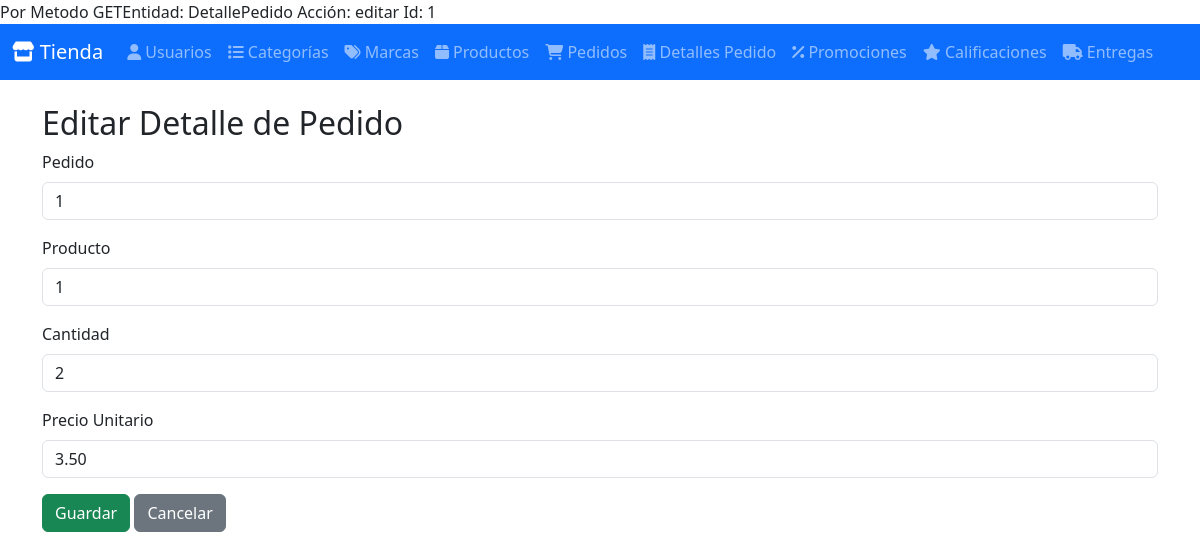
Page /index.php?entity=DetallePedido&action=editar&id=1 on the committed database.
### tables this page shows
CREATE TABLE detalles_pedido (
    id INT AUTO_INCREMENT PRIMARY KEY,
    id_pedido INT,
    id_producto INT,
    cantidad INT NOT NULL,
    precio_unitario DECIMAL(10,2) NOT NULL,
    FOREIGN KEY (id_pedido) REFERENCES pedidos(id) ON DELETE CASCADE,
    FOREIGN KEY (id_producto) REFERENCES productos(id) ON DELETE CASCADE
);

### Model/ClassDetallePedido.php (called while the page is built, shortened)
<?php
require_once BASE_PATH . DIRECTORY_SEPARATOR . 'Config' . DIRECTORY_SEPARATOR . 'ClassDatabase.php';
class ClassDetallePedido {
    private $conn;
    public function __construct() {
        $db = new ClassDatabase();
        $this->conn = $db->getConnection();
    }
    public function getDetallePedidoById($id) {
        $query = "SELECT * FROM detalles_pedido WHERE id = :id";
        $stmt = $this->conn->prepare($query);
        $stmt->bindParam(':id', $id);
        $stmt->execute();
        return $stmt->fetch(PDO::FETCH_ASSOC);
    }
}
?>

### Config/ClassDatabase.php (called while the page is built, shortened)
<?php
class ClassDatabase {
    private $host = 'localhost';
    private $db_name = 'bd_tienda_dulces';
    private $username = 'root';
    private $password = 'password';
    public function getConnection() {
        $this->conn = null;
        try {
            $this->conn = new PDO("mysql:host={$this->host};dbname={$this->db_name}", $this->username, $this->password);
            $this->conn->setAttribute(PDO::ATTR_ERRMODE, PDO::ERRMODE_EXCEPTION);
        } catch (PDOException $e) {
            echo "Error de conexión: " . $e->getMessage();
        }
        return $this->conn;
    }
}
?>

### Controller/ClassDetallePedidoController.php (called while the page is built, shortened)
<?php
require_once BASE_PATH . DIRECTORY_SEPARATOR . 'Model' . DIRECTORY_SEPARATOR . 'ClassDetallePedido.php';
class ClassDetallePedidoController {
    public function getDetallePedidoByIdController($id) {
        $detallePedidoModel = new ClassDetallePedido();
        return $detallePedidoModel->getDetallePedidoById($id);
    }
}
?>

### View/DetallePedido/formDetallePedido.php (the view, shortened to what this page needs)
<?php
$detallePedido = $elemento ?? null;
$detallePedido = $detallePedido ?? ['id' => '', 'id_pedido' => '', 'id_producto' => '', 'cantidad' => '', 'precio_unitario' => ''];
$isEdit = !empty($detallePedido['id']);
?>
<h2><?php echo $isEdit ? 'Editar Detalle de Pedido' : 'Registrar Detalle de Pedido'; ?></h2>
<form method="POST" action="index.php">
    <div class="mb-3">
        <label class="form-label">Pedido</label>
        <input type="text" name="id_pedido" class="form-control" value="<?php echo htmlspecialchars($detallePedido['id_pedido']); ?>" required>
    </div>
    <div class="mb-3">
        <label class="form-label">Producto</label>
        <input type="text" name="id_producto" class="form-control" value="<?php echo htmlspecialchars($detallePedido['id_producto']); ?>" required>
    </div>
    <div class="mb-3">
        <label class="form-label">Cantidad</label>
        <input type="number" name="cantidad" class="form-control" value="<?php echo htmlspecialchars($detallePedido['cantidad']); ?>" required>
    </div>
    <div class="mb-3">
        <label class="form-label">Precio Unitario</label>
        <input type="number" step="0.01" name="precio_unitario" class="form-control" value="<?php echo htmlspecialchars($detallePedido['precio_unitario']); ?>" required>
    </div>
    <button type="submit" class="btn btn-success">Guardar</button>
    <a href="index.php?entity=DetallePedido&action=listar" class="btn btn-secondary">Cancelar</a>
</form>

### rows in the picture
detalles_pedido: id_pedido "1", id_producto "1", cantidad "2", precio_unitario "3.50"

### other values in the picture
$entity "DetallePedido"
$action "editar"
$id "1"
$label "Usuarios Categorías Marcas Productos Pedidos Detalles Pedido Promociones Calificaciones Entregas"
